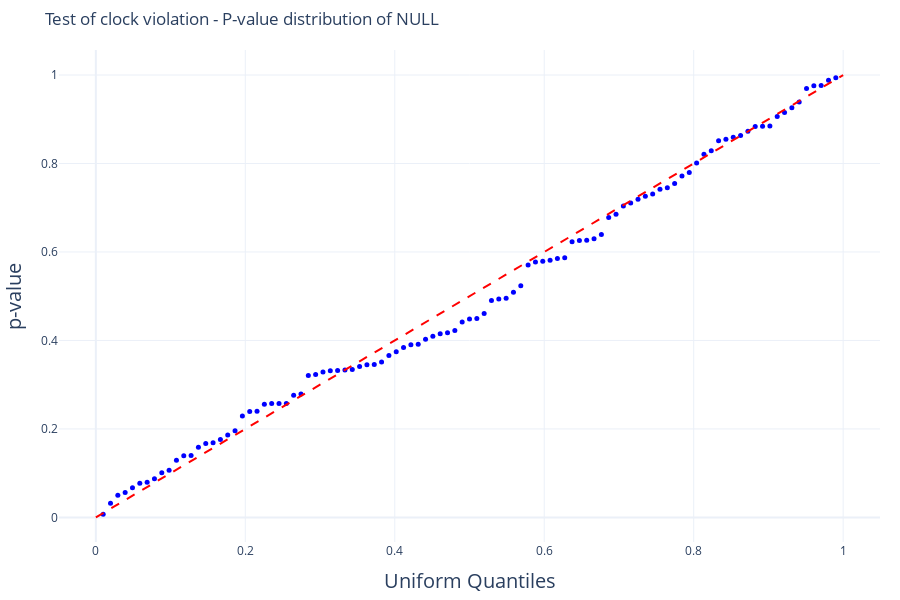

The code cell stored with this chart in its notebook:
### Code cell
with open ('/Users/gulugulu/repos/PuningAnalysis/results/output_data/genome_information/example_uniform_p_value_null_clock_test.json', 'r') as infile4:
    p_value_clock_unifor_null_list = json.load(infile4)

fig = qq_plot_uniform([p for p in p_value_clock_unifor_null_list if p != None])
fig.update_layout(title='Test of clock violation - P-value distribution of NULL', 
                   xaxis_title='Uniform Quantiles', 
                   yaxis_title='p-value',
                    template='plotly_white',
                    margin=dict(l=20, r=20, t=50, b=20),
                    autosize=True,
                    yaxis_title_font={'size': 20},  
                    xaxis_title_font={'size': 20}, 
                    width=None)
fig.show()
